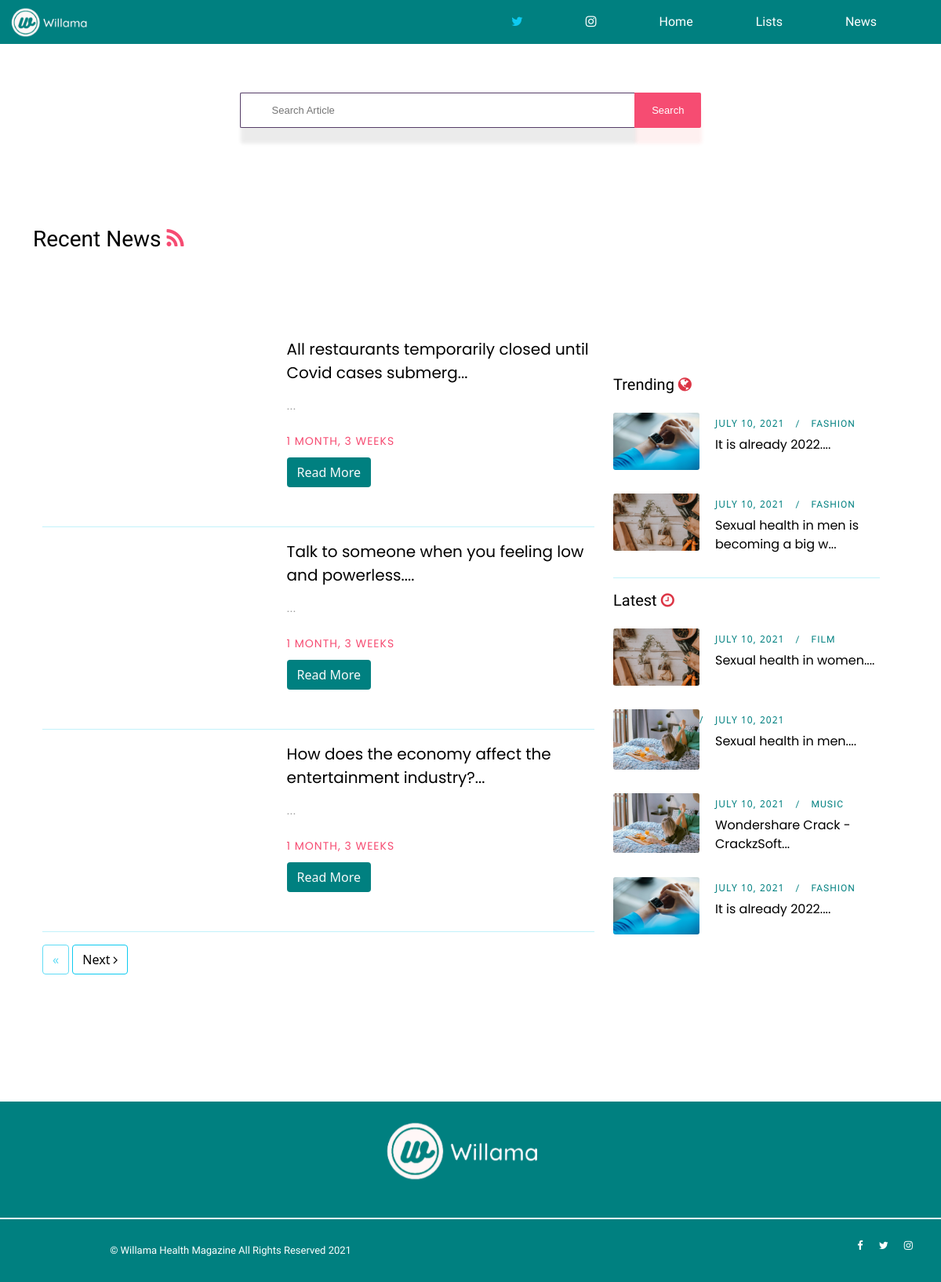
Page /news on the committed database.
### blog/models.py (models this page shows, shortened)
class News(models.Model):
    title       =   models.CharField(max_length=255, unique=True)
    blog_img    =   models.ImageField(upload_to="blog_pics/", null=True, blank=True)
    img_credits =   models.CharField(max_length=255, null=True)
    slug        =   models.SlugField(max_length=250, null=True, blank=True, unique=True)
    author      =   models.CharField(max_length=100, default='Menim')
    updated_on  =   models.DateTimeField(auto_now=True)
    body        =   tinymce_models.HTMLField()
    created_on  =   models.DateTimeField(auto_now_add=True)
    status      =   models.IntegerField(choices=STATUS, default=0)
    class Meta:
        ordering    =   ['-created_on']
        verbose_name_plural =   'News'
    def get_absolute_url(self):
        return reverse('news-detail', args=[self.slug])

class Post(models.Model):
    title       =   models.CharField(max_length=255, unique=True)
    blog_img    =   models.ImageField(upload_to="blog_pics/", null=True, blank=True)
    img_credits =   models.CharField(max_length=255, null=True)
    slug        =   models.SlugField(max_length=250, null=True, blank=True, unique=True)
    author      =   models.CharField(max_length=100, default='Menim')
    updated_on  =   models.DateTimeField(auto_now=True)
    body        =   tinymce_models.HTMLField()
    created_on  =   models.DateTimeField(auto_now_add=True)
    status      =   models.IntegerField(choices=STATUS, default=0)
    blog_type   =   models.IntegerField(choices=TYPE, default=0)
    categories  =   models.ManyToManyField(Category, related_name='posts')
    class Meta:
        ordering    =   ['-created_on']

class Category(models.Model):
    title   =   models.CharField(max_length=20, unique=True, null=True)
    slug        =   models.SlugField(max_length=250, unique=True,null=True)
    class Meta:
        verbose_name_plural =   'categories'

### blog/views.py (the view)
# urls.py: path('news', views.news, name='news'),
def news(request, *args, **kwargs):
    posts       =   News.objects.all()
    search_post =   request.GET.get('q')
    latest      =   Post.objects.order_by('-created_on')[0:4]
    adverts     =   Advert.objects.all()[0:1]
    trending    =   Post.objects.filter(blog_type=2).order_by('-created_on')[0:3]
    if search_post:
        posts       =   News.objects.filter(Q(title__icontains=search_post)|Q(body__icontains=search_post)).distinct()
    else:
        posts   =   News.objects.filter(status=1).order_by('-created_on')
    paginator   = Paginator(posts, 3)
    page        =   request.GET.get('page')
    try:
        posts   =   paginator.page(page)
    except PageNotAnInteger:
        posts   =   paginator.page(1)
    except EmptyPage:
        posts   =   paginator.page(paginator.num_pages)
    context     =   {
        'posts':posts,
        'latest':latest,
        'adverts':adverts,
        'trending':trending,
    }
    return render(request, 'news.html', context)

### blog/templates/news.html (shortened to what this page needs)
{% extends "base.html" %} {% load crispy_forms_tags %} {% load static %} {% block title %}Willama Health Magazine - News & Events{% endblock %}
{% block content %}
<section class="search">
    <form class="form-search" method="get" action="{% url 'news' %}">
        <input type="search" name="q" placeholder="Search Article">
        <button type="submit">Search</button>
    </form>
</section>
<section class="recent-news">
    <div class="container">
        <div class="col-12">
            <h3>Recent News <i class="fa fa-rss text-unique"></i></h3>
        </div>
        <div class="roberto-news-area section-padding-100-0">
            <div class="container">
                <div class="row justify-content-center">
                    <div class="col-12 col-lg-8">
                        {% for post in posts %}
                        <div class="single-blog-post d-flex align-items-center mb-50 wow fadeInUp"
                            data-wow-delay="100ms">
                            <div class="post-thumbnail">
                                {% if post.blog_img %}
                                <a href="#"><img src="{{ post.blog_img.url }}" alt=""></a>
                                {% endif %}
                            </div>
                            <div class="post-content">
                                <a href="{{post.get_absolute_url}}"
                                    class="post-title">{{ post.title|slice:":60"|safe }}...</a>
                                <p>{{ post.body|slice:":200"|safe }}...</p>
                                <div class="post-meta">
                                    <a href="#" class="post-author">{{ post.created_on|timesince }}</a>
                                </div>
                                <a href="{{post.get_absolute_url}}" class="btn btn-unique text-light">Read
                                    More</a>
                            </div>
                        </div>
                        <hr class="bg-info"> {% endfor %}
                        {% if posts.has_other_pages %}
                        <nav class="roberto-pagination wow fadeInUp mb-100" data-wow-delay="600ms">
                            <ul class="pagination">
                                {% if posts.has_previous %}
                                <li class="page-item"><a class="btn btn-outline-info"
                                        href="?page={{ posts.previous_page_number }}{% if request.GET.get.q %}&q={{ request.GET.get.q }}{% endif %}"><i
                                            class="fa fa-angle-left"></i> Previous</a></li>
                                {% else %}
                                <li class="disabled btn btn-outline-info"><span>&laquo;</span></li>&nbsp; {% endif %}
                                {% if posts.has_next %}
                                <li class="page-item"><a class="btn btn-outline-info"
                                        href="?page={{ posts.next_page_number }}{% if request.GET.get.q %}&q={{ request.GET.get.q }}{% endif %}">Next
                                        <i class="fa fa-angle-right"></i></a></li> {% else %} &nbsp;
                                <li class="disabled btn btn-outline-info"><span>&raquo;</span></li>
                                {% endif %}
                            </ul>
                        </nav>
                        {% endif %}
                    </div>
                    <div class="col-12 col-sm-8 col-md-6 col-lg-4 py-5 section-padding-100-70">
                        <div class="roberto-sidebar-area pl-md-4">
                            <div class="col-12 mb-4">
                                <h5>Trending <i class="fa fa-globe text-danger"></i></h5>
                            </div>
                            {% for post in trending %}
                            <div class="single-recent-post d-flex">
                                <div class="post-thumb">
                                    {% if post.blog_img %}
                                    <a href="#"><img src="{{ post.blog_img.url }}" alt=""></a>
                                    {% endif %}
                                </div>
                                <div class="post-content">
                                    <div class="post-meta">
                                        <a href="#" class="post-author">{{ post.created_on.date }}</a>
                                        {% for cat in post.categories.all %}
                                        <a href="{% url 'blog_category' cat.slug %}" class="post-tutorial"
                                            style="font-family: 'Archivo Narrow', sans-serif;">{{ cat.title }}</a>
                                        {% endfor %}
                                    </div>
                                    <a href="{% url 'article-detail' post.slug %}" class="post-title"
                                        style="font-family: 'Poppins', sans-serif;">{{ post.title|slice:":40"|safe }}...</a>
                                </div>
                            </div>
                            {% endfor %}
                            <hr class="bg-info">
                            <div class="col-12 mb-4">
                                <h5>Latest <i class="fa fa-clock-o text-danger"></i></h5>
                            </div>
                            {% for post in latest %}
                            <div class="single-recent-post d-flex">
                                <div class="post-thumb">
                                    {% if post.blog_img %}
                                    <a href="#"><img src="{{ post.blog_img.url }}" alt=""></a>
                                    {% endif %}
                                </div>
                                <div class="post-content">
                                    <div class="post-meta">
                                        <a href="#" class="post-author">{{ post.created_on.date }}</a>
                                        {% for cat in post.categories.all %}
                                        <a href="{% url 'blog_category' cat.slug %}" class="post-tutorial"
                                            style="font-family: 'Archivo Narrow', sans-serif;">{{ cat.title }}</a>
                                        {% endfor %}
                                    </div>
                                    <a href="{% url 'article-detail' post.slug %}" class="post-title"
                                        style="font-family: 'Poppins', sans-serif;">{{ post.title|slice:":40"|safe }}...</a>
                                </div>
                            </div>
                            {% endfor %}
                        </div>
                    </div>
                </div>
            </div>
        </div>
    </div>
</section>
{% endblock content %}

### static/css/design.css (style rules this page uses)
* { margin: 0; padding: 0; max-width: 100%; box-sizing: border-box; }
body { font-family: "Poppins", sans-serif; font-size: 14px; }
h1, h2, h3, h4, h5, h6 { font-family: "Archivo Narrow", sans-serif; color: #000000; line-height: 1.3; font-weight: 500; }
p { font-family: "Archivo Narrow", sans-serif; color: #969696; font-size: 15px; line-height: 2; font-weight: 400; }
ul, ol { margin: 0; }
ul li, ol li { list-style: none; }
img { height: auto; max-width: 100%; }
.mb-50 { margin-bottom: 50px !important; }
.mb-100 { margin-bottom: 100px !important; }
section { padding: 3.9rem 0; }
.section-padding-100-0 { padding-top: 100px; padding-bottom: 0; }
.section-padding-100-70 { padding-top: 100px; padding-bottom: 70px; }
.recent-news .text-unique { color: #F64C72; }
.roberto-news-area a { color: #000000; text-decoration: none; }
.single-blog-post { position: relative; z-index: 1; }
.single-blog-post .post-thumbnail { position: relative; z-index: 1; -webkit-box-flex: 0; -ms-flex: 0 0 40%; flex: 0 0 40%; max-width: 40%; width: 40%; }
.single-blog-post .post-thumbnail a { display: block; }
.single-blog-post .post-content { position: relative; z-index: 1; -webkit-box-flex: 0; -ms-flex: 0 0 60%; flex: 0 0 60%; max-width: 60%; width: 60%; padding-left: 30px; }
.single-blog-post .post-content .post-title { font-size: 20px; font-family: 'Poppins', sans-serif; line-height: 1.5; display: block; margin-bottom: 15px; }
.single-blog-post .post-content .post-meta { position: relative; z-index: 1; margin-bottom: 10px; }
.single-blog-post .post-content .post-meta a { position: relative; z-index: 1; font-size: 14px; color: #F64C72; display: inline-block; margin-right: 30px; letter-spacing: 1px; text-transform: uppercase; font-family: 'Poppins', sans-serif; }
.single-blog-post .post-content .btn-unique { background-color: teal; }
.single-blog-post .post-content .post-meta a:last-child { margin-right: 0; }
.single-blog-post .post-content .post-meta a:last-child::before { position: absolute; top: 0; left: -20px; z-index: 1; }
.single-blog-post .post-content p { margin-bottom: 20px; line-height: 1.6; }
.pagination { position: relative; z-index: 1; }
.single-recent-post { position: relative; z-index: 1; margin-bottom: 30px; }
.single-recent-post:last-child { margin-bottom: 0; }
.single-recent-post .post-thumb { -webkit-box-flex: 0; -ms-flex: 0 0 110px; flex: 0 0 110px; max-width: 110px; width: 110px; margin-right: 20px; }
.single-recent-post .post-thumb img { border-radius: 3px; }
.single-recent-post .post-content .post-title { font-size: 16px; display: block; margin-bottom: 0; }
.single-recent-post .post-content .post-meta { position: relative; z-index: 1; margin-bottom: 5px; }
.single-recent-post .post-content .post-meta a { position: relative; z-index: 1; font-size: 12px; color: teal; display: inline-block; margin-right: 30px; letter-spacing: 1px; text-transform: uppercase; }
.single-recent-post .post-content .post-meta a:last-child { margin-right: 0; }
.single-recent-post .post-content .post-meta a:last-child::before { content: '/'; position: absolute; top: 0; left: -20px; z-index: 1; }
.post-meta a { text-decoration: none; }
.form-search { margin: 0 auto; text-align: center; font: bold 13px sans-serif; max-width: 70%; position: relative; }
.form-search input { width: 60%; box-sizing: border-box; border-bottom-left-radius: 2px; border-top-left-radius: 2px; background-color: #ffffff; box-shadow: 1px 20px 4px 0 rgba(0, 0, 0, 0.08); padding: 14px 15px 14px 40px; border: 1px solid #553D67; ; border-right: 0; color: teal; outline: none; -webkit-appearance: none; }
.form-search button { border-bottom-right-radius: 2px; border-top-right-radius: 2px; background-color: #F64C72; box-shadow: 1px 20px 4px 0 rgba(248, 61, 61, 0.08); color: #ffffff; padding: 15px 22px; margin-left: -4px; cursor: pointer; border: none; outline: none; }

### rows in the picture
News: title "All restaurants temporarily closed until Covid cases submerg", created_on "1 MONTH, 3 WEEKS"
News: title "Talk to someone when you feeling low and powerless.", created_on "1 MONTH, 3 WEEKS"
News: title "How does the economy affect the entertainment industry?", created_on "1 MONTH, 3 WEEKS"
Post: blog_img (picture), created_on "JULY 10, 2021", title "It is already 2022."
Category: title "FASHION"
Post: blog_img (picture), created_on "JULY 10, 2021", title "Sexual health in men is becoming a big w"
Post: blog_img (picture), created_on "JULY 10, 2021", title "Sexual health in women."
Category: title "FILM"
Post: blog_img (picture), created_on "JULY 10, 2021", title "Sexual health in men."
Post: blog_img (picture), created_on "JULY 10, 2021", title "Wondershare Crack - CrackzSoft"
Category: title "MUSIC"
